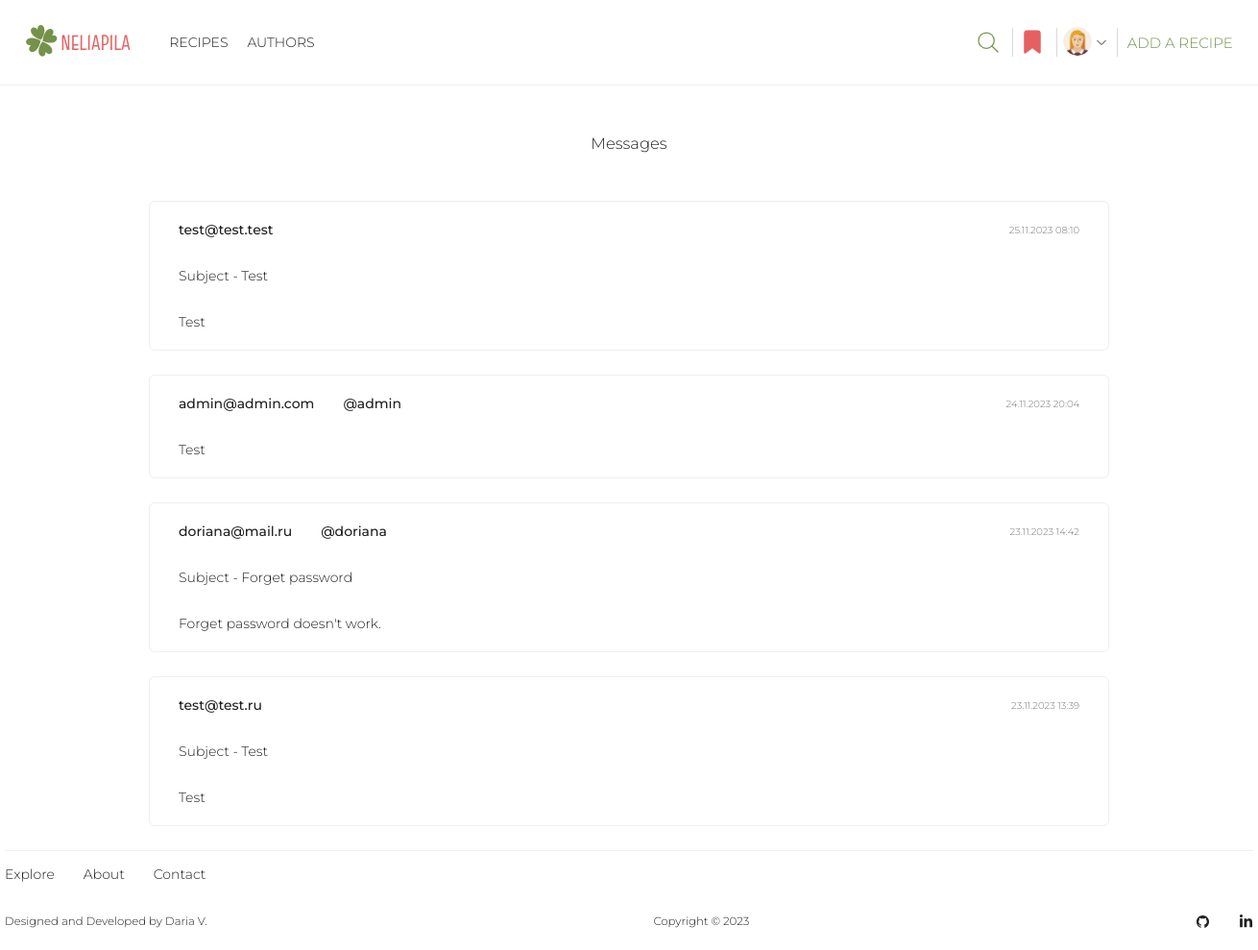
The app's page /messages/ (signed in) with its own data.
### user/models.py (models this page shows, shortened)
class Profile(models.Model):
    user = models.OneToOneField(User, on_delete=models.CASCADE)
    name = models.CharField(max_length=50, null=True, blank=True)
    email = models.EmailField(max_length=500, blank=True, null=True, unique=True)
    username = models.CharField(max_length=50, blank=True, null=True)
    bio = models.TextField(blank=True, null=True)
    image = models.ImageField(upload_to='profiles/', blank=True, null=True, default='profiles/default-profile-pic.png')
    created = models.DateTimeField(auto_now_add=True)

class Contact(models.Model):
    sender = models.ForeignKey(Profile, on_delete=models.CASCADE, null=True, blank=True)
    email = models.EmailField(max_length=200, null=True, blank=True)
    subject = models.CharField(max_length=200, null=True, blank=True)
    body = models.TextField()
    created = models.DateTimeField(auto_now_add=True)

### user/views.py (the view)
# urls.py: path('messages/', views.get_messages, name='messages'),
def get_messages(request):
    all_messages = Contact.objects.order_by('-created').all()
    context = {'all_messages': all_messages}
    return render(request, 'user/messages.html', context)

### templates/user/messages.html (shortened to what this page needs)
{% extends 'base/base.html' %}
{% load static %}
{% block css %}
<link rel="stylesheet" href="{% static 'user/css/messages.css' %}">
{% endblock %}
{% block content %}
<section class="messages-page">
    <section class="all-messages container">
        <h1>Messages</h1>
        {% if all_messages %}
        {% for msg in all_messages %}
        <div class="message-info">
            <div class="sender-email-date">
                <div class="sender-email">
                    <a href="mailto: {{ msg.email }}" class="msg-email">{{ msg.email }}</a>
                    {% if msg.sender %}
                    <a class="msg-sender" href="{% url 'profile' msg.sender.user.id %}">@{{ msg.sender.username }}</a>
                    {% endif %}
                </div>
                <p class="msg-date">{{ msg.created | date:"j.n.Y H:i" }}</p>
            </div>
            {% if msg.subject %}
            <p class="msg-subject">Subject - {{ msg.subject }}</p>
            {% endif %}
            <p class="msg-body">{{ msg.body }}</p>
        </div>
        {% endfor %}
        {% else %}
        <p class="no-messages">There is no messages</p>
        {% endif %}
    </section>
</section>
{% endblock %}

### templates/base/base.html (shortened to what this page needs)
<!DOCTYPE html>
{% load static %}
<html lang="en">
<head>
    <link rel="stylesheet" href="{% static 'base/css/base.css' %}">
    {% block css %}{% endblock %}
</head>
<body>
<header class="header-menu">
    <div class="header container">
        <div class="header-top">
            <div class="logo-menu">
                <div class="logo">
                    <a href="{% url 'recipes' %}"><img src="{% static 'base/images/neliapila_logo.svg' %}"
                                                       alt="NELIAPILA"></a>
                </div>
                <div class="menu">
                    <ul class="menu-list">
                        <li><a href="{% url 'recipes' %}">Recipes</a></li>
                        <li><a href="{% url 'authors' %}">Authors</a></li>
                    </ul>
                </div>
            </div>
            <div class="right-items-login">
                <button class="search-logo" id="search_logo">
                </button>
                {% if user.is_authenticated %}
                <a class="user-favourites" href="{% url 'favorites' %}">
                    {% else %}
                    <a class="user-favourites" href="{% url 'login' %}">
                        {% endif %}
                    </a>
                <div class="user-profile-next-links">
                    {% if user.is_authenticated %}
                    <a href="{% url 'profile' user.id %}">
                        {% else %}
                        <a href="{% url 'login' %}">
                            {% endif %}
                            {% if user.is_authenticated %}
                            <img class="profile-image" src="{{ user.profile.image.url }}" alt="Profile picture">
                            {% endif %}
                        </a>
                    {% if user.is_authenticated %}
                    <button class="arrow-button" id="arrow-button">
                        <svg id="arrow" width="20px" height="20px" viewBox="0 0 24 24" fill="none"
                             xmlns="http://www.w3.org/2000/svg">
                            <path d="M7 10L12 15L17 10" stroke="#000000" stroke-width="1" stroke-linecap="round"
                                  stroke-linejoin="round"/>
                        </svg>
                    </button>
                    {% endif %}
                </div>
                <a class="add-a-recipe right-links" href="{% url 'add-recipe' %}">ADD A RECIPE</a>
            </div>
        </div>
    </div>
</header>
<main>
    {% block content %}
    {% endblock content%}
</main>
<footer class="footer-nav">
    <div class="page-footer_wrapper container">
        <div class="site-links">
            <div class="links-list">
                <ul class="list-of-links">
                    <li><a href="{% url 'recipes' %}">Explore</a></li>
                    <li><a href="{% url 'about-us' %}">About</a></li>
                    <li><a href="{% url 'contact-us' %}">Contact</a></li>
                </ul>
            </div>
        </div>
        <div class="developer-info">
            <div class="footer-designer-name">
                <h3>Designed and Developed by Daria V.</h3>
            </div>
            <div class="footer-copyright">
                <h3>Copyright © 2023</h3>
            </div>
            <div class="footer-body">
                <ul class="footer-icons">
                    <li class="social-icon">
                        <a href="https://github.com/dariavarlamovaa" target="_blank"
                           rel="noopener noreferrer">
                        </a>
                    </li>
                    <li class="social-icon">
                        <a href="https://www.linkedin.com/in/dariavarlamovaa/"
                           target="_blank" rel="noopener noreferrer">
                        </a>
                    </li>
                </ul>
            </div>
        </div>
    </div>
</footer>
</body>
</html>

### static/base/css/base.css (style rules this page uses)
html { height: 100%; position: relative; }
body { font-family: 'Montserrat', sans-serif; font-weight: 300; font-size: 14px; color: #211f1f; background-color: #FFFFFF; margin: 0; padding: 0; min-height: 100%; display: flex; flex-direction: column; }
a { text-decoration: none; color: #211f1f; }
h1, h2, h3, p { margin: 0; font-weight: 300; }
li, ul { margin: 0; padding: 0; }
svg { vertical-align: middle; }
.container { width: 1240px; margin: 0 auto; position: relative; }
main { flex: 1; }
.header { width: 100%; padding: 0 2%; box-sizing: border-box; font-size: 10px; border-bottom: 1px solid #efefef; }
.header-top { display: flex; align-items: center; justify-content: space-between; padding: 25px 0; box-sizing: border-box; position: relative; }
.logo-menu { display: flex; flex-direction: row; align-items: center; min-width: 500px; }
.logo { margin-right: 40px; }
.logo img { height: 35px; }
.menu-list { display: flex; flex-direction: row; text-transform: uppercase; font-size: 14px; min-width: 235px; }
.menu ul { list-style: none; }
.menu-list li { color: #74924a; margin-right: 20px; }
.right-links { color: #74924a; font-size: 20px; }
.right-items-login { min-width: 270px; display: flex; flex-direction: row; justify-content: space-between; align-items: center; }
.right-items-login button:nth-child(1), .user-favourites { border-right-width: 1px; border-right-style: solid; border-right-color: rgb(217, 217, 217); padding-right: 10px; border-bottom: 0; border-left: 0; border-top: 0; }
.user-profile-next-links { position: relative; display: flex; flex-direction: row; align-items: center; }
.profile-image { width: 30px; height: 30px; border-radius: 100%; }
.add-a-recipe { border-left-width: 1px; border-left-style: solid; border-left-color: rgb(217, 217, 217); padding-left: 10px; display: flex; align-items: center; height: 30px; font-size: 15px; }
.arrow-button, .search-logo { background-color: transparent; cursor: pointer; height: 30px; border: none; padding: 0; }
.page-footer_wrapper { width: 1300px; box-sizing: border-box; }
.list-of-links { border-top: 1px solid #efefef; list-style: none; display: flex; flex-direction: row; padding: 15px 0 10px; }
.list-of-links li { padding-right: 30px; }
.developer-info { display: flex; flex-wrap: wrap; justify-content: space-between; box-sizing: border-box; padding: 10px 0; font-size: 10px; align-items: center; }
.footer-icons { list-style: none; display: flex; gap: 30px; padding: 0; }
.footer-designer-name, .footer-copyright, .footer-body { height: 40px; display: flex; align-items: center; }
.social-icon a { color: #FFF; }

### static/user/css/messages.css (style rules this page uses)
.all-messages { width: 1000px; }
.all-messages h1 { text-align: center; padding: 50px 0; }
.message-info { border: 1px solid #efefef; border-radius: 6px; padding: 20px 30px; margin-bottom: 25px; }
.sender-email-date { display: flex; flex-direction: row; padding-bottom: 30px; align-items: center; justify-content: space-between; }
.sender-email { display: flex; flex-direction: row; }
.msg-sender, .msg-email { padding-right: 30px; font-weight: 500; }
.msg-date { font-size: 10px; color: #777777; }
.msg-subject { padding-bottom: 30px; }

### records on screen
Contact: email "test@test.test", created "25.11.2023 08:10", subject "Test", body "Test"
Contact: email "admin@admin.com", sender.username "admin", created "24.11.2023 20:04", body "Test"
Contact: email "doriana@mail.ru", sender.username "doriana", created "23.11.2023 14:42", subject "Forget password", body "Forget password doesn't work."
Contact: email "test@test.ru", created "23.11.2023 13:39", subject "Test", body "Test"
